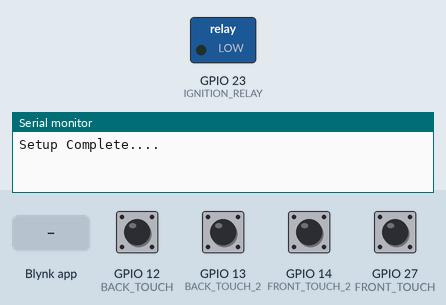
This sketch was run on a simulated ESP32. On the bench: switched loads named in the sketch (green lamp = pin HIGH), the last lines printed to the serial monitor. Inputs (shaded band) come from the test bench; at power-on: GPIO 12 (BACK_TOUCH), GPIO 13 (BACK_TOUCH_2), GPIO 14 (FRONT_TOUCH_2), GPIO 27 (FRONT_TOUCH) HIGH. WiFi joins after 1.5 s; servers stay silent unless stated; no radio packets arrive unless stated.

Above: at 3.0 s.
3.1 s: Blynk app writes 1 to V4
At 4.1 s:
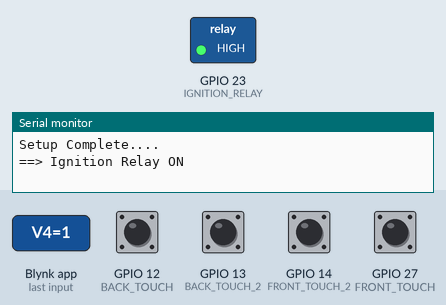
4.6 s: GPIO 12 (BACK_TOUCH) pulled LOW for 1 s
7.1 s: Blynk app writes 1 to V3
9.3 s: Blynk app writes 0 to V3
Timing chart, 0 to 11.8 s (numbered marks = the images above; inputs shaded):
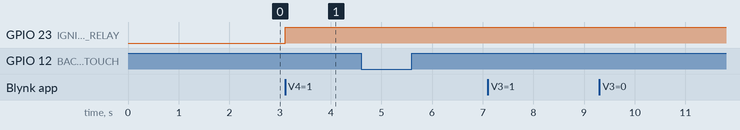

Measured:
- after the input at 3.1 s, GPIO 23 (IGNITION_RELAY): LOW → HIGH at once

The sketch:

sketch_feb15a.ino
```cpp
#define BLYNK_TEMPLATE_ID "TMPL3H71BFmL7"
#define BLYNK_TEMPLATE_NAME "Hackathon"
#define BLYNK_AUTH_TOKEN "NdINob4lt77Qw2eaeDXWLAAC4KJzdUtY"

#define RF_SENDER 15
#define SIM_RX 16
#define SIM_TX 17
#define IGNITION_RELAY 23
#define FRONT_TOUCH 27
#define FRONT_TOUCH_2 14
#define BACK_TOUCH 12
#define BACK_TOUCH_2 13

const char WifiName[] = "My Hotspot";
const char wifiPass[] = "nai dena";
const char *RF_msg = "ALERT - IND BH 07 3958";

bool RF_FLAG = false;
// bool SIM_NORMAL_FLAG = false;
// bool SIM_URGENT_FLAG = false;

#include <BlynkSimpleEsp32.h>
#include <RH_ASK.h>
#include <SPI.h>
// #include <HardwareSerial.h>

BlynkTimer BlynkTimer;

RH_ASK rf_driver(2000, 4, 5, 0);
// HardwareSerial sim(2);


void setup() {
  Blynk.begin(BLYNK_AUTH_TOKEN, WifiName, wifiPass, "blynk.cloud", 80);
  // sim.begin(9600, SERIAL_8N1, SIM_RX, SIM_TX);
  PinSetup();

  Serial.begin(115200);
  if(!rf_driver.init()){
    Serial.println("RF MODULE FAILED");
  }
  Serial.println("Setup Complete....");

  BlynkTimer.setInterval(1000L, Touch_Sense);
  BlynkTimer.setInterval(1000L, Rf_Send);
}

void PinSetup(){
  pinMode(FRONT_TOUCH, INPUT);
  pinMode(FRONT_TOUCH_2, INPUT);
  pinMode(BACK_TOUCH, INPUT);
  pinMode(BACK_TOUCH_2, INPUT);
  pinMode(IGNITION_RELAY, OUTPUT);
}

void Touch_Sense(){
  int val_1 = touchRead(FRONT_TOUCH);
  int val_2 = touchRead(FRONT_TOUCH_2);
  int val_3 = touchRead(BACK_TOUCH);
  int val_4 = touchRead(BACK_TOUCH_2);

  Blynk.virtualWrite(V0, val_1);
  // Blynk.virtualWrite(V1, val_2);
  Blynk.virtualWrite(V1, val_3);
  // Blynk.virtualWrite(V3, val_4);

  if(val_1 <= 20 || val_3 <= 20){
    Blynk.logEvent("touch-detected", "Someone has touched your car's number plate.");
    Serial.println("==> Touch Detected...");
    // SIM_NORMAL_FLAG = true;
  }
  if(val_2 > 90 || val_4 > 85){
    digitalWrite(IGNITION_RELAY, HIGH);
    Blynk.virtualWrite(V4, 1);
    Blynk.logEvent("number-plate-changes", "There's something wrong with your car's License Plate AND car's Ignition system has been switched OFF.");
    Serial.println("==> Number plate removed...");
    // SIM_URGENT_FLAG = true;
  }
}

void Rf_Send(){
  if(RF_FLAG){
    rf_driver.send((uint8_t *)RF_msg, strlen(RF_msg));

    rf_driver.waitPacketSent();
    Serial.println("==> RF Data Sent...");
  }
}

BLYNK_WRITE(V3){
  int val = param.asInt();
  if(val == 1){
    RF_FLAG = true;
    Blynk.logEvent("rf-transmitter", "RF Transmission ENABLED.");
    Serial.println("==> RF Transmission Enabled...");
  }else{
    RF_FLAG = false;
    Blynk.logEvent("rf-transmitter", "RF Transmission DISABLED.");
    Serial.println("==> RF Transmission Disabled...");
  }
}

BLYNK_WRITE(V4){
  int val = param.asInt();
  if(val == 1){
    digitalWrite(IGNITION_RELAY, HIGH);
    Blynk.logEvent("ignition-relay", "Your car's Ignition box is switched OFF");
    Serial.println("==> Ignition Relay ON");
  }else{
    digitalWrite(IGNITION_RELAY, LOW);
    Blynk.logEvent("ignition-relay", "Your car's Ignition box is switched ON");
    Serial.println("==> Ignition Relay OFF");
  }
}

BLYNK_WRITE(V2){
  // for(int i=1; i<=2; i++){
  //   sim.println("AT+CMFG=1");
  //   sim.println("AT+CMGS=\"+916351942236\"\r");
  //   sim.println("CAR THEFT!!!!\nMy name is Prince and my car is theft, I need assistance. \nMy car is Transmitting Radio Alert. \nMy car number is IND BH 07 3958.");
  //   sim.println((char)26);
  // }
  Blynk.logEvent("share-data", "Your car SIM card has sent Alert SMS to Police.");
  Blynk.virtualWrite(V2, 0);
  Serial.println("==> SMS Sent to Police...");
}

void loop() {

  // if(SIM_NORMAL_FLAG){
  //   for(int i=1; i<=2; i++){
  //     sim.println("AT+CMFG=1");
  //     sim.println("AT+CMGS=\"+916351942236\"\r");
  //     sim.println("CAR ALERT!!!");
  //     sim.println((char)26);
  //     Serial.println(i);
  //   }
  //   SIM_NORMAL_FLAG = false;
  //   Serial.println("==> Normal SMS Sent...");
  // }
  // if(SIM_URGENT_FLAG){
  //   for(int i=1; i<=5; i++){
  //     sim.println("AT+CMFG=1");
  //     sim.println("AT+CMGS=\"+916351942236\"\r");
  //     sim.println("Yout CAR is under DANGER!!!");
  //     sim.println((char)26);
  //     Serial.println(i);
  //   }
  //   SIM_URGENT_FLAG = false;
  //   Serial.println("==> Urgent SMS Sent...");
  // }

  Blynk.run();
  BlynkTimer.run();
}
```
